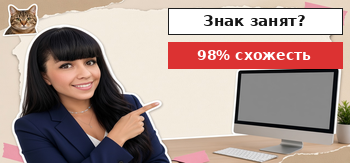
#> input picture memory/blog/articles/L01-proverka-tovarnogo-znaka-pered-podachey-v-rospatent/cover/cover-small.png, 350 x 163 px
$ python lireate_cover_text_overlay.py --base ../memory/blog/articles/L01-proverka-tovarnogo-znaka-pered-podachey-v-rospatent/cover/cover-small.png --out out.png
#> lines starting #> are read from the running program, lines starting #| are printed output that depends on the picture
#!/usr/bin/env python3
"""Legacy PIL overlay for L01/L02-era covers. Lireate L07+: use scripts/lireate_collage_pipeline.py only."""

import argparse
import os
import sys
from pathlib import Path

REPO_ROOT = Path(__file__).resolve().parents[1]

BLOG_COVER_SIZE = (860, 400)
BLOG_SMALL_SIZE = (350, 163)
COVER_SMALL_FILENAME = "cover-small.png"
MARGIN_PX = 24
SMALL_MARGIN_PX = 8

L01_TITLE_LINES = ("Знак занят —", "пошлина сгорела?")
L01_TITLE_SHORT = ("Знак занят?",)

L02_TITLE_LINES = ("Претензия по ТЗ?", "30 дней на ответ")
L02_TITLE_SHORT = ("Претензия по ТЗ?",)


def _font_path():
    candidates = (
        "/usr/share/fonts/truetype/dejavu/DejaVuSans-Bold.ttf",
        "/usr/share/fonts/truetype/dejavu/DejaVuSans.ttf",
        "/usr/share/fonts/truetype/liberation/LiberationSans-Bold.ttf",
    )
    for c in candidates:
        if Path(c).is_file():
            return c
    return None


def _load_font(size: int):
    from PIL import ImageFont

    path = _font_path()
    if path:
        return ImageFont.truetype(path, size=size)
    return ImageFont.load_default()


# [17 lines left out: function _crop_resize_top_right_bias, not called in this run]


def _crop_resize_top_left_bias(im, target_w, target_h):
    """Crop to aspect keeping top + left (heroine head on left must stay in frame)."""
    from PIL import Image

    w, h = im.size
    target_aspect = float(target_w) / float(target_h)
    src_aspect = float(w) / float(h)
    if src_aspect > target_aspect:
        new_w = int(round(h * target_aspect))
        left = 0
        box = (left, 0, left + new_w, h)
    else:
        new_h = int(round(w / target_aspect))
        top = 0
        box = (0, top, w, top + new_h)
    cropped = im.crop(box)
    return cropped.resize((target_w, target_h), Image.Resampling.LANCZOS)


def _registry_window_box(w, h, profile="860"):
    """UI overlays only in the right half (PIL text zone)."""
    if profile == "350":
        win_x0 = int(w * 0.55)
        win_y0 = int(h * 0.46)
        win_x1 = w - MARGIN_PX
        win_y1 = int(h * 0.88)
        return win_x0, win_y0, win_x1, win_y1
    win_x0 = int(w * 0.45)
    win_y0 = int(h * 0.30)
    win_x1 = w - MARGIN_PX
    win_y1 = int(h * 0.80)
    return win_x0, win_y0, win_x1, win_y1


# [43 lines left out: function apply_l02_claim_ui, not called in this run]


def apply_l01_registry_ui(im, profile="860"):
    from PIL import ImageDraw

    im = im.convert("RGBA")
    draw = ImageDraw.Draw(im)
    w, h = im.size
    win_x0, win_y0, win_x1, win_y1 = _registry_window_box(w, h, profile)

    badge_font = _load_font(max(18, int(h * 0.052)))
    label_font = _load_font(max(13, int(h * 0.030)))
    small_font = _load_font(max(11, int(h * 0.024)))

    draw.rectangle((win_x0, win_y0, win_x1, win_y1), fill=(245, 245, 240), outline=(160, 160, 160), width=2)
    for i in range(4):
        row_y = win_y0 + 48 + i * int((win_y1 - win_y0 - 72) / 4)
        draw.rectangle(
            (win_x0 + 12, row_y, win_x1 - 12, row_y + 16),
            fill=(230, 230, 225),
            outline=(200, 200, 195),
        )
    draw.text((win_x0 + 10, win_y0 + 6), "Реестр Роспатента", font=label_font, fill=(40, 40, 40))

    badge_text = "98% схожесть"
    bw = draw.textlength(badge_text, font=badge_font)
    bx = win_x0 + int((win_x1 - win_x0 - bw) / 2)
    by = win_y0 + int((win_y1 - win_y0) * 0.36)
    pad = 7
    draw.rectangle(
        (bx - pad, by - pad, bx + bw + pad, by + int(badge_font.size * 1.1) + pad),
        fill=(220, 50, 50),
    )
    draw.text((bx, by), badge_text, font=badge_font, fill=(255, 255, 255))

    sub = "Сходство до степени смешения"
    sw = draw.textlength(sub, font=small_font)
    draw.text(
        (win_x0 + int((win_x1 - win_x0 - sw) / 2), win_y1 - int(h * 0.10)),
        sub,
        font=small_font,
        fill=(60, 60, 60),
    )

    return im.convert("RGB")


def _fit_title_font(draw, lines, max_width, start_size, min_size=11):
    for size in range(start_size, min_size - 1, -1):
        font = _load_font(size)
        widths = [draw.textlength(line, font=font) for line in lines]
        if max(widths) <= max_width:
            return font, widths
    font = _load_font(min_size)
    return font, [draw.textlength(line, font=font) for line in lines]


def draw_topic_headline(im, lines, short_lines, profile="860"):
    from PIL import ImageDraw

    im = im.convert("RGBA")
    draw = ImageDraw.Draw(im)
    w, h = im.size
    win_x0, win_y0, win_x1, _win_y1 = _registry_window_box(w, h, profile)

    if profile == "350":
        plate_x0 = int(w * 0.55)
        plate_x1 = w - MARGIN_PX
        lines_use = short_lines
        max_text_w = plate_x1 - plate_x0 - 6
        start_font = 13
        line_gap = 0
        plate_y0 = MARGIN_PX
        max_plate_bottom = int(h * 0.34)
    else:
        plate_x0 = win_x0
        plate_x1 = win_x1
        lines_use = lines
        max_text_w = plate_x1 - plate_x0 - 12
        start_font = 28
        line_gap = 2
        plate_y0 = MARGIN_PX
        max_plate_bottom = win_y0 - 10

    font, widths = _fit_title_font(draw, lines_use, max_text_w, start_font, min_size=10)
    line_h = int(font.size * 1.12) + line_gap
    block_h = line_h * len(lines_use) + 12
    plate_y1 = min(plate_y0 + block_h, max_plate_bottom)

    draw.rectangle(
        (plate_x0, plate_y0, plate_x1, plate_y1),
        fill=(255, 255, 255, 240),
        outline=(30, 30, 30, 255),
        width=2,
    )

    ty = plate_y0 + 6
    for i, line in enumerate(lines_use):
        tw = widths[i]
        tx = plate_x0 + int((plate_x1 - plate_x0 - tw) / 2)
        draw.text(
            (tx, ty + i * line_h),
            line,
            font=font,
            fill=(20, 20, 20),
            stroke_width=1,
            stroke_fill=(255, 255, 255),
        )

    if profile == "350" and plate_x0 < int(w * 0.50):
        raise ValueError("small title must stay in right half")
    return im.convert("RGB")


def draw_l01_headline(im, profile="860"):
    return draw_topic_headline(im, L01_TITLE_LINES, L01_TITLE_SHORT, profile=profile)


def draw_l02_headline(im, profile="860"):
    return draw_topic_headline(im, L02_TITLE_LINES, L02_TITLE_SHORT, profile=profile)


# [33 lines left out: function draw_caption_lower_third_dark, not called in this run]


def draw_l02_headline_cinematic(im, profile="860"):
    return draw_caption_lower_third_dark(im, L02_TITLE_LINES, L02_TITLE_SHORT, profile=profile)


# [47 lines left out: function build_l02_small_thumb, not called in this run]


def build_l01_small_thumb(base_path: Path):
    """News list thumb: same photo crop, minimal PIL on the right only."""
    from PIL import Image, ImageDraw

    base_r = Image.open(base_path).convert("RGB").resize(
        (1290, 600), Image.Resampling.LANCZOS
    )
    bg = _crop_resize_top_left_bias(base_r, BLOG_SMALL_SIZE[0], BLOG_SMALL_SIZE[1])
    im = bg.convert("RGBA")
    draw = ImageDraw.Draw(im)
    w, h = im.size
    m = SMALL_MARGIN_PX
    col_x0 = int(w * 0.48)
    col_x1 = w - m
    max_w = col_x1 - col_x0 - 4

    title = L01_TITLE_SHORT[0]
    title_font, title_widths = _fit_title_font(draw, (title,), max_w, 15, min_size=9)
    tw = title_widths[0]
    th = int(title_font.size * 1.2) + 8
    plate_y1 = m + th
    draw.rectangle(
        (col_x0, m, col_x1, plate_y1),
        fill=(255, 255, 255, 245),
        outline=(30, 30, 30, 255),
        width=1,
    )
    tx = col_x0 + int((col_x1 - col_x0 - tw) / 2)
    draw.text((tx, m + 4), title, font=title_font, fill=(20, 20, 20))

    badge = "98% схожесть"
    badge_font, badge_widths = _fit_title_font(draw, (badge,), max_w - 12, 14, min_size=9)
    bw = badge_widths[0]
    pad = 5
    bh = int(badge_font.size * 1.15) + pad * 2
    by = plate_y1 + m
    if by + bh > int(h * 0.62):
        by = int(h * 0.62) - bh
    bx = col_x0 + int((col_x1 - col_x0 - bw) / 2)
    draw.rectangle(
        (col_x0, by, col_x1, by + bh),
        fill=(220, 50, 50, 255),
    )
    draw.text((bx, by + pad), badge, font=badge_font, fill=(255, 255, 255))

    if col_x1 > w - m or col_x0 < m:
        raise ValueError("small overlays exceed horizontal margins")
    return im.convert("RGB")


def build_l01_cover_from_base(base_path: Path):
    from PIL import Image

    base = Image.open(base_path).convert("RGB")
    work = (1290, 600)
    base_r = base.resize(work, Image.Resampling.LANCZOS)
    with_ui = apply_l01_registry_ui(base_r, profile="860")
    frame = _crop_resize_top_left_bias(with_ui, BLOG_COVER_SIZE[0], BLOG_COVER_SIZE[1])
    cover = draw_l01_headline(frame, profile="860")
    small = build_l01_small_thumb(base_path)
    return cover, small


# [31 lines left out: functions build_l02_cover_from_base, build_l02_small_thumb_cinematic, build_l02_cover_cinematic_from_base, not called in this run]


def export_artifacts(cover, small, artifacts_dir: Path, stem: str):
    artifacts_dir.mkdir(parents=True, exist_ok=True)
    cover.save(artifacts_dir / "{0}-crop-860x400.jpg".format(stem), quality=92)
    small.save(artifacts_dir / "{0}-crop-350x163.jpg".format(stem), quality=92)
    cover.save(artifacts_dir / "{0}.png".format(stem), format="PNG", optimize=True)


def main():
    sys.path.insert(0, str(REPO_ROOT / "scripts"))
    ap = argparse.ArgumentParser()
    ap.add_argument("--base", type=Path, required=True)
    ap.add_argument("--out", type=Path, required=True)
    ap.add_argument("--topic", default="L01", choices=("L01", "L02"))
    ap.add_argument(
        "--style-id",
        default="",
        help="Lireate cover style (e.g. dark_cinematic_closeup for L02)",
    )
    ap.add_argument("--artifacts-dir", type=Path, default=Path("/opt/cursor/artifacts"))
    ap.add_argument("--artifact-stem", default="l01-cover-final")
    ap.add_argument(
        "--small-only",
        action="store_true",
        help="Regenerate cover-small.png only; do not overwrite cover.png",
    )
    args = ap.parse_args()

    style_id = (args.style_id or os.environ.get("LIREATE_COVER_STYLE_ID") or "").strip()
    if args.topic == "L02" and style_id == "dark_cinematic_closeup":
        build_cover = build_l02_cover_cinematic_from_base
        build_small = build_l02_small_thumb_cinematic
    else:
        builders = {
            "L01": (build_l01_cover_from_base, build_l01_small_thumb),
            "L02": (build_l02_cover_from_base, build_l02_small_thumb),
        }
        build_cover, build_small = builders[args.topic]

    from PIL import Image

    cover_path = args.out
    small_path = cover_path.parent / COVER_SMALL_FILENAME
    skip_large = args.small_only or os.environ.get("LIREATE_COVER_ONLY_SMALL")
    if skip_large and cover_path.is_file():
        small = build_small(args.base)
        cover = Image.open(cover_path).convert("RGB")
    else:
        cover, small = build_cover(args.base)
#> in build_l01_cover_from_base, base is the input picture: PIL image 350x163 RGB; mean R, G, B 173.4, 150.5, 144.3
#> in build_l01_cover_from_base, `base_r = base.resize(work, Image.Resampling.LANCZOS)`:
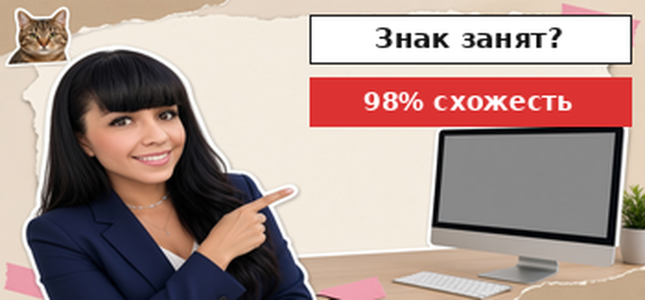
#> base_r: PIL image 1290x600 RGB (shown at 1/2 size); mean R, G, B 173.1, 150.2, 144
#> in apply_l01_registry_ui, `bw = draw.textlength(badge_text, font=badge_font)`: bw = 252.5
#> in apply_l01_registry_ui, `bx = win_x0 + int((win_x1 - win_x0 - bw) / 2)`: bx = 796
#> in apply_l01_registry_ui, `sw = draw.textlength(sub, font=small_font)`: sw = 257.3
#> in apply_l01_registry_ui, `return im.convert("RGB")`:
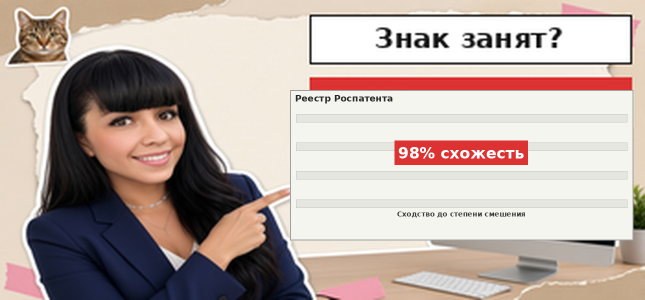
#> returned value: PIL image 1290x600 RGB (shown at 1/2 size); mean R, G, B 186.8, 171.5, 165.3
#> in _crop_resize_top_left_bias, `return cropped.resize((target_w, target_h), Image.Resampling.LANCZOS)`:
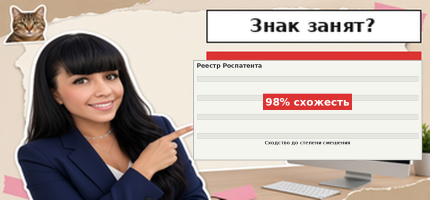
#> returned value: PIL image 860x400 RGB (shown at 1/2 size); mean R, G, B 186.7, 171.5, 165.3
#> in draw_topic_headline, `font, widths = _fit_title_font(draw, lines_use, max_text_w, start_font..`: widths = [213.3, 301.6]
#> the loop in draw_topic_headline, `for i, line in enumerate(lines_use):` made 2 passes
#> (tw, tx) on passes 1 to 2: (213.3, 504), (301.6, 460)
#> in draw_topic_headline, `return im.convert("RGB")`:
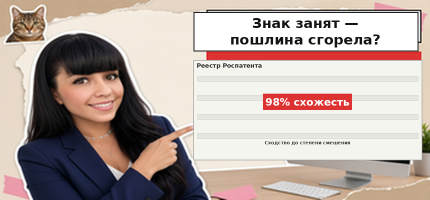
#> returned value: PIL image 860x400 RGB (shown at 1/2 size); mean R, G, B 185.6, 170.6, 164.7
#> call 2 of _crop_resize_top_left_bias, with target_w = 350, target_h = 163
#> in _crop_resize_top_left_bias (call 2), `cropped = im.crop(box)`:
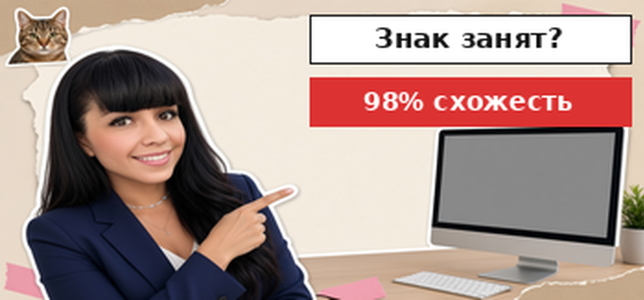
#> cropped: PIL image 1288x600 RGB (shown at 1/2 size); mean R, G, B 173.1, 150.2, 144
#> in _crop_resize_top_left_bias (call 2), `return cropped.resize((target_w, target_h), Image.Resampling.LANCZOS)`:
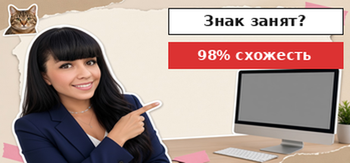
#> returned value: PIL image 350x163 RGB; mean R, G, B 173, 150.1, 143.9
#> in build_l01_small_thumb, `title_font, title_widths = _fit_title_font(draw, (title,), max_w, 15, ..`: title_widths = [102.8]
#> in build_l01_small_thumb, `tw = title_widths[0]`: tw = 102.8
#> in build_l01_small_thumb, `tx = col_x0 + int((col_x1 - col_x0 - tw) / 2)`: tx = 203
#> in build_l01_small_thumb, `badge_font, badge_widths = _fit_title_font(draw, (badge,), max_w - 12,..`: badge_widths = [114]
#> in build_l01_small_thumb, `bw = badge_widths[0]`: bw = 114
#> in build_l01_small_thumb, `bx = col_x0 + int((col_x1 - col_x0 - bw) / 2)`: bx = 197

    cover_path.parent.mkdir(parents=True, exist_ok=True)
    if not skip_large and not os.environ.get("LIREATE_COVER_SKIP_LARGE"):
        cover.save(cover_path, format="PNG", optimize=True)
    small.save(small_path, format="PNG", optimize=True)
    export_artifacts(cover, small, args.artifacts_dir, args.artifact_stem)
    print("OK out={0} size={1}".format(args.out, cover.size))
#| OK out=out.png size=(860, 400)
    return 0


if __name__ == "__main__":
    raise SystemExit(main())
#> (the program exits here)

$ run again, with memory/blog/articles/L01-proverka-tovarnogo-znaka-pered-podachey-v-rospatent/publish-bundle/images/l01_proverka_tovarnogo_znaka_pered_podachey_v_rospatent_inline_01.png copied over memory/blog/articles/L01-proverka-tovarnogo-znaka-pered-podachey-v-rospatent/cover/cover-small.png
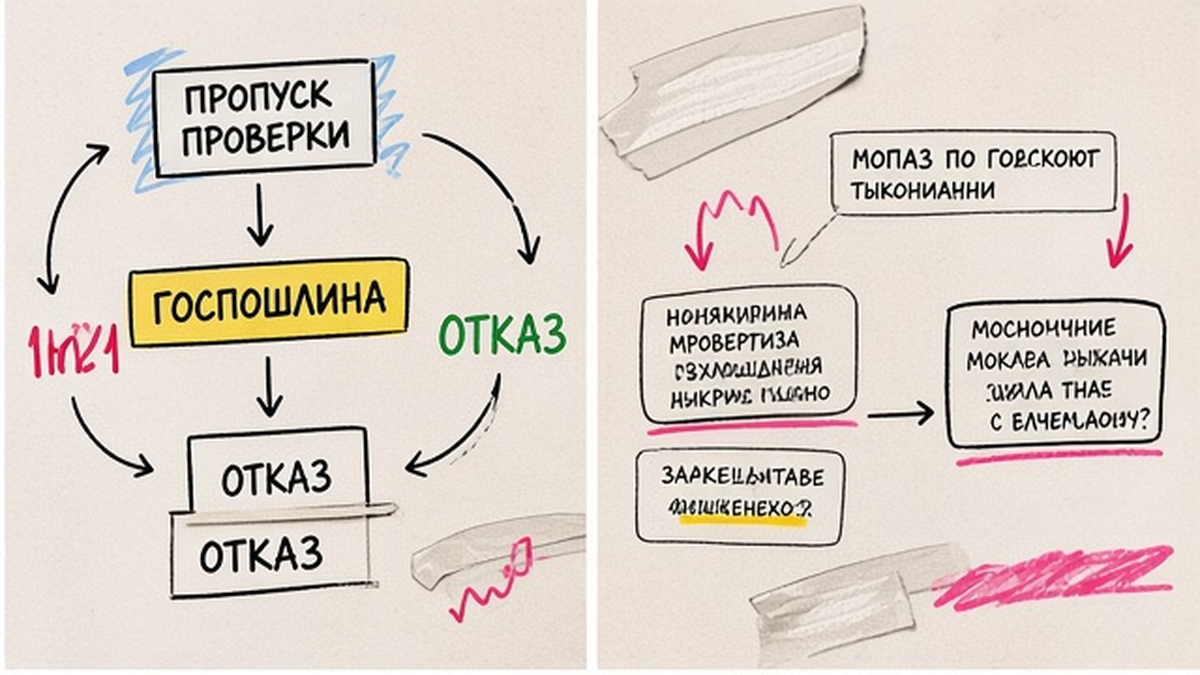
#> input picture memory/blog/articles/L01-proverka-tovarnogo-znaka-pered-podachey-v-rospatent/publish-bundle/images/l01_proverka_tovarnogo_znaka_pered_podachey_v_rospatent_inline_01.png, 1200 x 675 px
#> in build_l01_cover_from_base, `base_r = base.resize(work, Image.Resampling.LANCZOS)`:
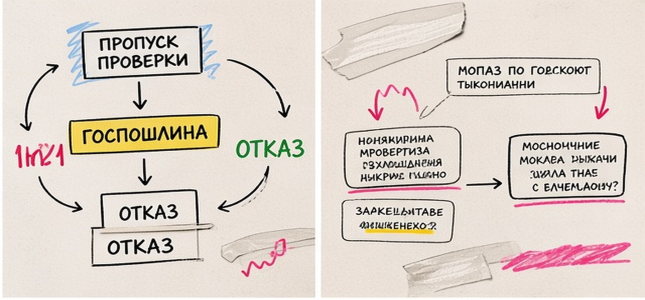
#> base_r: PIL image 1290x600 RGB (shown at 1/2 size); mean R, G, B 222.1, 211.6, 202.7
#> in apply_l01_registry_ui, `bw = draw.textlength(badge_text, font=badge_font)`: bw = 252.5
#> in apply_l01_registry_ui, `bx = win_x0 + int((win_x1 - win_x0 - bw) / 2)`: bx = 796
#> sw = 257.3
#> in draw_topic_headline, `font, widths = _fit_title_font(draw, lines_use, max_text_w, start_font..`: widths = [213.3, 301.6]
#> the loop in draw_topic_headline, `for i, line in enumerate(lines_use):` made 2 passes
#> (tw, tx) on passes 1 to 2: (213.3, 504), (301.6, 460)
#> title_widths = [102.8]
#> in build_l01_small_thumb, `tw = title_widths[0]`: tw = 102.8
#> in build_l01_small_thumb, `tx = col_x0 + int((col_x1 - col_x0 - tw) / 2)`: tx = 203
#> badge_widths = [114]
#> in build_l01_small_thumb, `bw = badge_widths[0]`: bw = 114
#> in build_l01_small_thumb, `bx = col_x0 + int((col_x1 - col_x0 - bw) / 2)`: bx = 197
#> in build_l01_small_thumb, `return im.convert("RGB")`:
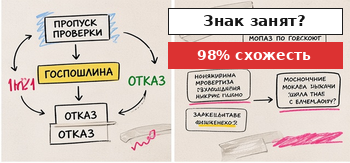
#> returned value: PIL image 350x163 RGB; mean R, G, B 220.5, 199, 191.4
#| OK out=out.png size=(860, 400)
